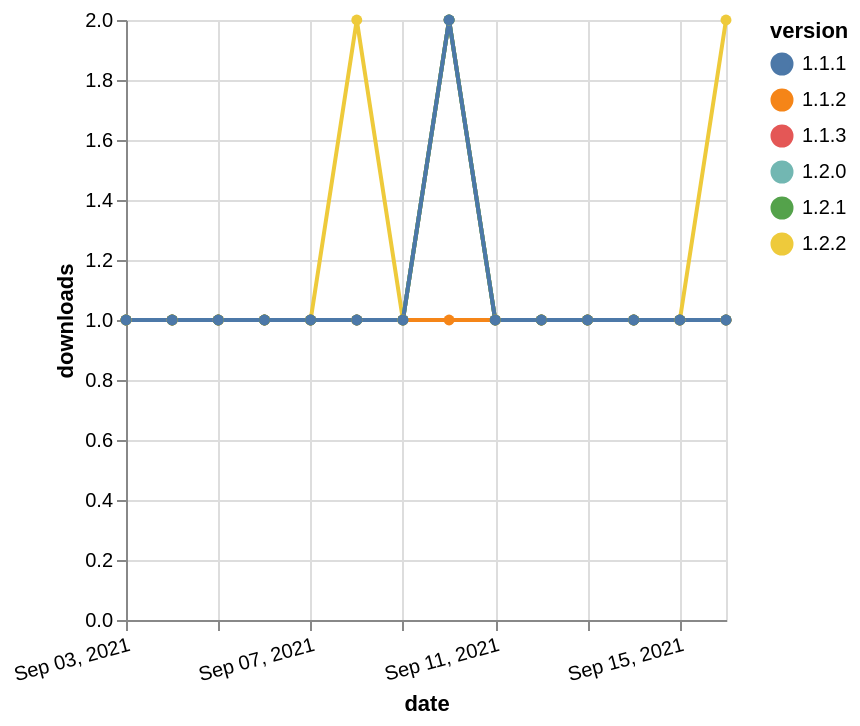

Here is the Vega-Lite specification saved for this chart:
### Vega-Lite specification from a JSON file in a GitHub repository (floating-point values rounded to 4 significant figures)
{"$schema": "https://vega.github.io/schema/vega-lite/v5.json", "description": "A simple bar chart with embedded data.", "data": {"values": [{"date": "2021-09-03", "total": 124, "delta": 1, "version": "1.1.3"}, {"date": "2021-09-04", "total": 125, "delta": 1, "version": "1.1.3"}, {"date": "2021-09-05", "total": 126, "delta": 1, "version": "1.1.3"}, {"date": "2021-09-06", "total": 127, "delta": 1, "version": "1.1.3"}, {"date": "2021-09-07", "total": 128, "delta": 1, "version": "1.1.3"}, {"date": "2021-09-08", "total": 129, "delta": 1, "version": "1.1.3"}, {"date": "2021-09-09", "total": 130, "delta": 1, "version": "1.1.3"}, {"date": "2021-09-10", "total": 132, "delta": 2, "version": "1.1.3"}, {"date": "2021-09-11", "total": 133, "delta": 1, "version": "1.1.3"}, {"date": "2021-09-12", "total": 134, "delta": 1, "version": "1.1.3"}, {"date": "2021-09-13", "total": 135, "delta": 1, "version": "1.1.3"}, {"date": "2021-09-14", "total": 136, "delta": 1, "version": "1.1.3"}, {"date": "2021-09-15", "total": 137, "delta": 1, "version": "1.1.3"}, {"date": "2021-09-16", "total": 138, "delta": 1, "version": "1.1.3"}, {"date": "2021-09-03", "total": 121, "delta": 1, "version": "1.2.2"}, {"date": "2021-09-04", "total": 122, "delta": 1, "version": "1.2.2"}, {"date": "2021-09-05", "total": 123, "delta": 1, "version": "1.2.2"}, {"date": "2021-09-06", "total": 124, "delta": 1, "version": "1.2.2"}, {"date": "2021-09-07", "total": 125, "delta": 1, "version": "1.2.2"}, {"date": "2021-09-08", "total": 127, "delta": 2, "version": "1.2.2"}, {"date": "2021-09-09", "total": 128, "delta": 1, "version": "1.2.2"}, {"date": "2021-09-10", "total": 130, "delta": 2, "version": "1.2.2"}, {"date": "2021-09-11", "total": 131, "delta": 1, "version": "1.2.2"}, {"date": "2021-09-12", "total": 132, "delta": 1, "version": "1.2.2"}, {"date": "2021-09-13", "total": 133, "delta": 1, "version": "1.2.2"}, {"date": "2021-09-14", "total": 134, "delta": 1, "version": "1.2.2"}, {"date": "2021-09-15", "total": 135, "delta": 1, "version": "1.2.2"}, {"date": "2021-09-16", "total": 137, "delta": 2, "version": "1.2.2"}, {"date": "2021-09-03", "total": 124, "delta": 1, "version": "1.2.0"}, {"date": "2021-09-04", "total": 125, "delta": 1, "version": "1.2.0"}, {"date": "2021-09-05", "total": 126, "delta": 1, "version": "1.2.0"}, {"date": "2021-09-06", "total": 127, "delta": 1, "version": "1.2.0"}, {"date": "2021-09-07", "total": 128, "delta": 1, "version": "1.2.0"}, {"date": "2021-09-08", "total": 129, "delta": 1, "version": "1.2.0"}, {"date": "2021-09-09", "total": 130, "delta": 1, "version": "1.2.0"}, {"date": "2021-09-10", "total": 132, "delta": 2, "version": "1.2.0"}, {"date": "2021-09-11", "total": 133, "delta": 1, "version": "1.2.0"}, {"date": "2021-09-12", "total": 134, "delta": 1, "version": "1.2.0"}, {"date": "2021-09-13", "total": 135, "delta": 1, "version": "1.2.0"}, {"date": "2021-09-14", "total": 136, "delta": 1, "version": "1.2.0"}, {"date": "2021-09-15", "total": 137, "delta": 1, "version": "1.2.0"}, {"date": "2021-09-16", "total": 138, "delta": 1, "version": "1.2.0"}, {"date": "2021-09-03", "total": 188, "delta": 1, "version": "1.1.2"}, {"date": "2021-09-04", "total": 189, "delta": 1, "version": "1.1.2"}, {"date": "2021-09-05", "total": 190, "delta": 1, "version": "1.1.2"}, {"date": "2021-09-06", "total": 191, "delta": 1, "version": "1.1.2"}, {"date": "2021-09-07", "total": 192, "delta": 1, "version": "1.1.2"}, {"date": "2021-09-08", "total": 193, "delta": 1, "version": "1.1.2"}, {"date": "2021-09-09", "total": 194, "delta": 1, "version": "1.1.2"}, {"date": "2021-09-10", "total": 195, "delta": 1, "version": "1.1.2"}, {"date": "2021-09-11", "total": 196, "delta": 1, "version": "1.1.2"}, {"date": "2021-09-12", "total": 197, "delta": 1, "version": "1.1.2"}, {"date": "2021-09-13", "total": 198, "delta": 1, "version": "1.1.2"}, {"date": "2021-09-14", "total": 199, "delta": 1, "version": "1.1.2"}, {"date": "2021-09-15", "total": 200, "delta": 1, "version": "1.1.2"}, {"date": "2021-09-16", "total": 201, "delta": 1, "version": "1.1.2"}, {"date": "2021-09-03", "total": 127, "delta": 1, "version": "1.2.1"}, {"date": "2021-09-04", "total": 128, "delta": 1, "version": "1.2.1"}, {"date": "2021-09-05", "total": 129, "delta": 1, "version": "1.2.1"}, {"date": "2021-09-06", "total": 130, "delta": 1, "version": "1.2.1"}, {"date": "2021-09-07", "total": 131, "delta": 1, "version": "1.2.1"}, {"date": "2021-09-08", "total": 132, "delta": 1, "version": "1.2.1"}, {"date": "2021-09-09", "total": 133, "delta": 1, "version": "1.2.1"}, {"date": "2021-09-10", "total": 135, "delta": 2, "version": "1.2.1"}, {"date": "2021-09-11", "total": 136, "delta": 1, "version": "1.2.1"}, {"date": "2021-09-12", "total": 137, "delta": 1, "version": "1.2.1"}, {"date": "2021-09-13", "total": 138, "delta": 1, "version": "1.2.1"}, {"date": "2021-09-14", "total": 139, "delta": 1, "version": "1.2.1"}, {"date": "2021-09-15", "total": 140, "delta": 1, "version": "1.2.1"}, {"date": "2021-09-16", "total": 141, "delta": 1, "version": "1.2.1"}, {"date": "2021-09-03", "total": 192, "delta": 1, "version": "1.1.1"}, {"date": "2021-09-04", "total": 193, "delta": 1, "version": "1.1.1"}, {"date": "2021-09-05", "total": 194, "delta": 1, "version": "1.1.1"}, {"date": "2021-09-06", "total": 195, "delta": 1, "version": "1.1.1"}, {"date": "2021-09-07", "total": 196, "delta": 1, "version": "1.1.1"}, {"date": "2021-09-08", "total": 197, "delta": 1, "version": "1.1.1"}, {"date": "2021-09-09", "total": 198, "delta": 1, "version": "1.1.1"}, {"date": "2021-09-10", "total": 200, "delta": 2, "version": "1.1.1"}, {"date": "2021-09-11", "total": 201, "delta": 1, "version": "1.1.1"}, {"date": "2021-09-12", "total": 202, "delta": 1, "version": "1.1.1"}, {"date": "2021-09-13", "total": 203, "delta": 1, "version": "1.1.1"}, {"date": "2021-09-14", "total": 204, "delta": 1, "version": "1.1.1"}, {"date": "2021-09-15", "total": 205, "delta": 1, "version": "1.1.1"}, {"date": "2021-09-16", "total": 206, "delta": 1, "version": "1.1.1"}]}, "width": "container", "mark": {"type": "line", "point": {"filled": true}}, "encoding": {"x": {"field": "date", "type": "temporal", "timeUnit": "yearmonthdate", "title": "date", "axis": {"labelAngle": -15}}, "y": {"field": "delta", "type": "quantitative", "title": "downloads"}, "color": {"field": "version", "type": "nominal"}, "tooltip": {"field": "delta"}}}
